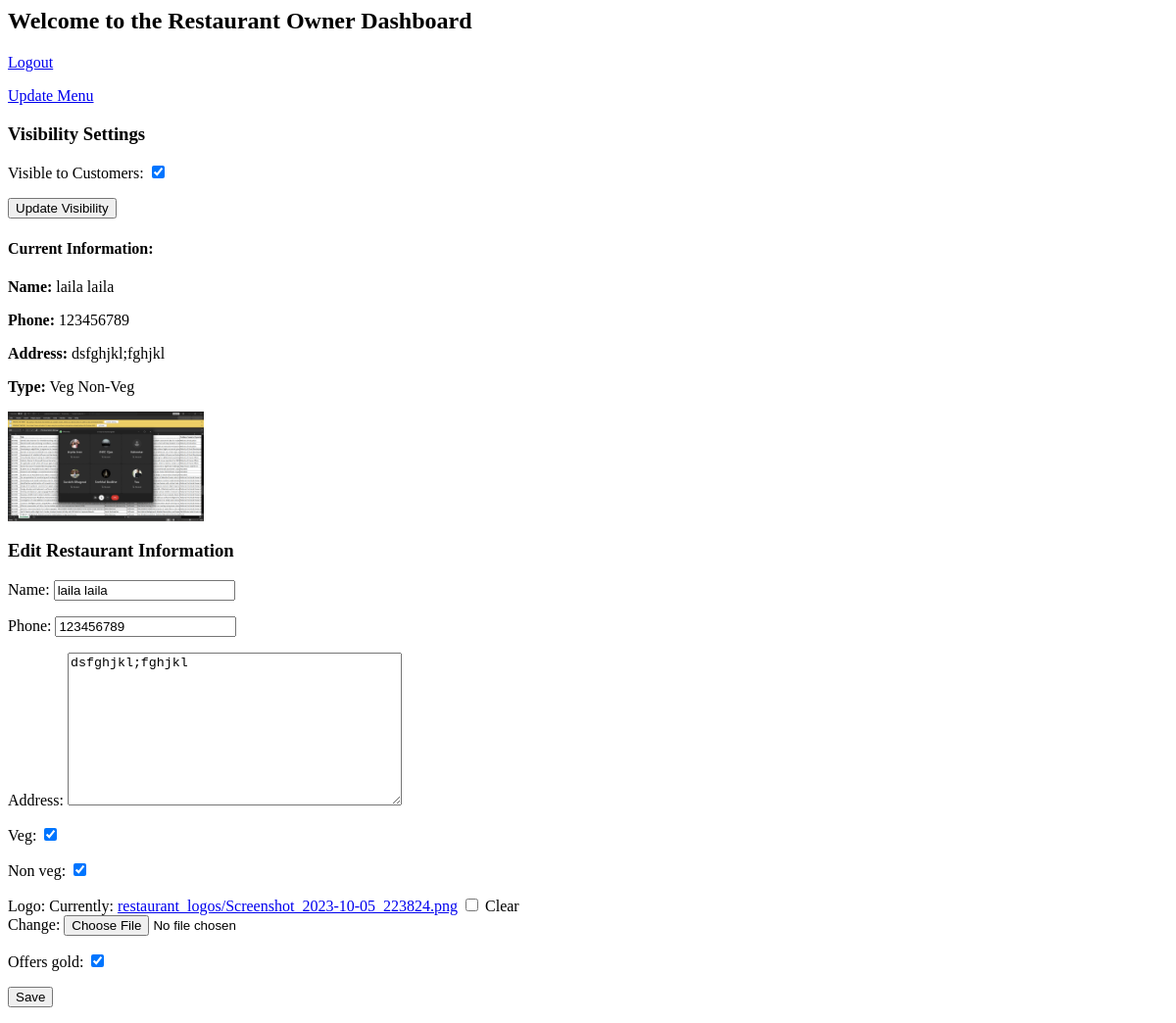
Before: /users/restaurant_owner_dashboard/ (signed in) with the older database file.
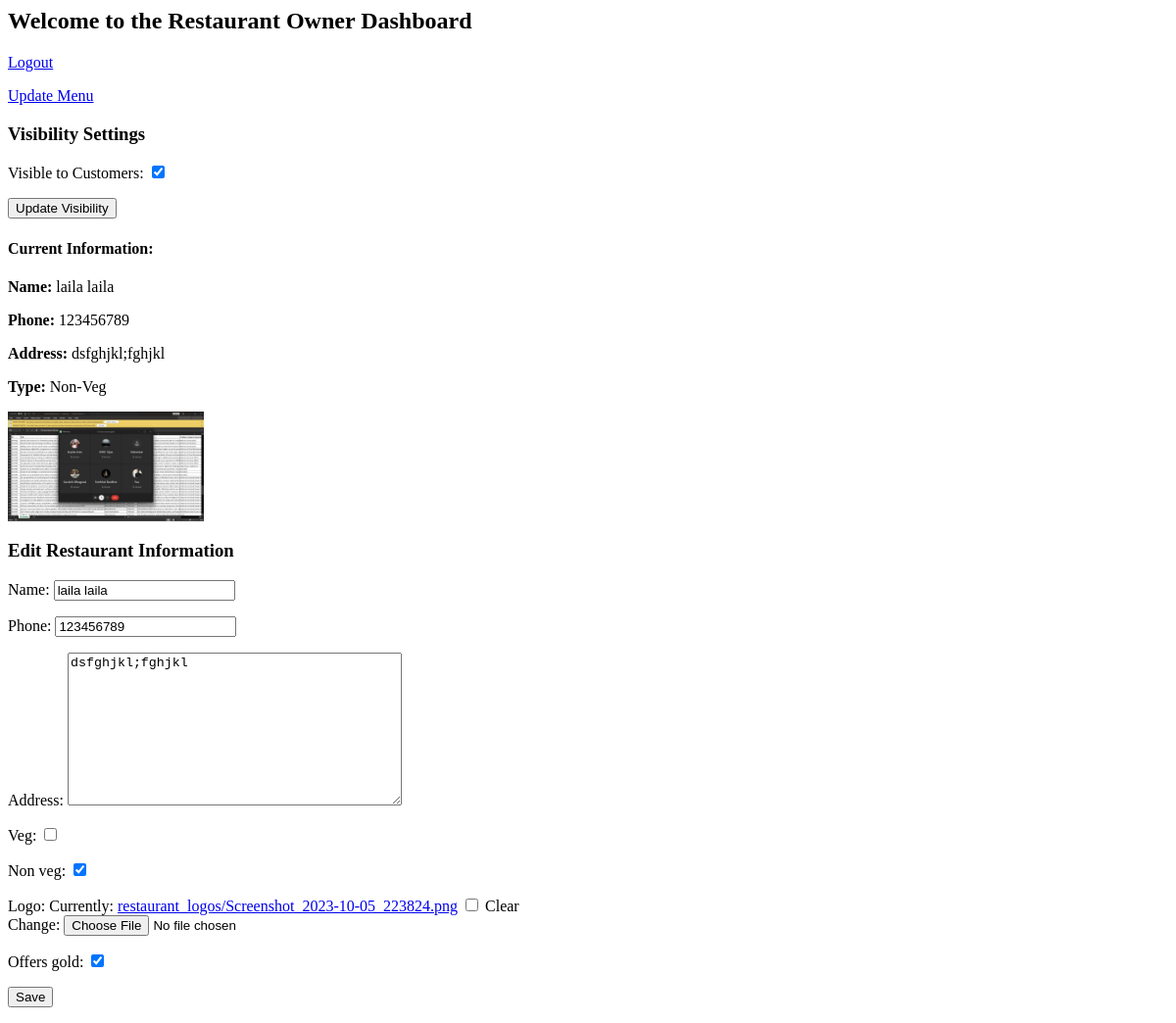
After: the same page with the newer database file.
### restaurant/models.py (models this page shows, shortened)
class Restaurant(models.Model):
    owner = models.OneToOneField(CustomUser, on_delete=models.CASCADE, related_name='restaurant')
    name = models.CharField(max_length=255)
    phone = models.CharField(max_length=15)
    address = models.TextField()
    veg = models.BooleanField(default=False)
    non_veg = models.BooleanField(default=False)
    logo = models.ImageField(upload_to='restaurant_logos/', blank=True, null=True)
    offers_gold = models.BooleanField(default=False)
    is_visible = models.BooleanField(default=False)
    working_hours = models.CharField(max_length=100,  default="9 AM - 9 PM")

### users/views.py (the view)
# urls.py: path('restaurant_owner_dashboard/', views.restaurant_owner_dashboard, name='restaurant_owner_dashboard'),
@login_required
def restaurant_owner_dashboard(request):
    restaurant = Restaurant.objects.get(owner=request.user)
    form = RestaurantForm(instance=restaurant)
    return render(request, 'users/restaurant_owner_dashboard.html', {
        'restaurant': restaurant,
        'form': form
    })

### restaurant/forms.py
class RestaurantForm(forms.ModelForm):
    class Meta:
        model = Restaurant
        fields = ['name', 'phone', 'address', 'veg', 'non_veg', 'logo','offers_gold']

### users/templates/users/restaurant_owner_dashboard.html (shortened to what this page needs)
<h2>Welcome to the Restaurant Owner Dashboard</h2>
<p>
    <a href="{% url 'logout' %}">Logout</a>
</p>
<p>
    <a href="{% url 'manage_menu' %}">Update Menu</a>
</p>
<h3>Visibility Settings</h3>
<form method="POST" action="{% url 'toggle_visibility' %}">
    <p>
        <label for="is_visible">Visible to Customers:</label>
        <input type="checkbox" name="is_visible" id="is_visible" {% if restaurant.is_visible %}checked{% endif %}>
    </p>
    <button type="submit">Update Visibility</button>
</form>
{% if restaurant %}
    <h4>Current Information:</h4>
    <p><strong>Name:</strong> {{ restaurant.name }}</p>
    <p><strong>Phone:</strong> {{ restaurant.phone }}</p>
    <p><strong>Address:</strong> {{ restaurant.address }}</p>
    <p><strong>Type:</strong>
        {% if restaurant.veg %} Veg {% endif %}
        {% if restaurant.non_veg %} Non-Veg {% endif %}
    </p>
    {% if restaurant.logo %}
        <img src="{{ restaurant.logo.url }}" alt="Restaurant Logo" style="max-width: 200px;">
    {% endif %}
{% endif %}
<h3>Edit Restaurant Information</h3>
<form method="POST" enctype="multipart/form-data" action="{% url 'edit_restaurant_info' %}">
    {{ form.as_p }}
    <button type="submit">Save</button>
</form>

Changed rows visible on the page:
changed Restaurant "laila laila": veg "☑" → "☐"
Other visible differences:
text no longer shown: "Veg"
